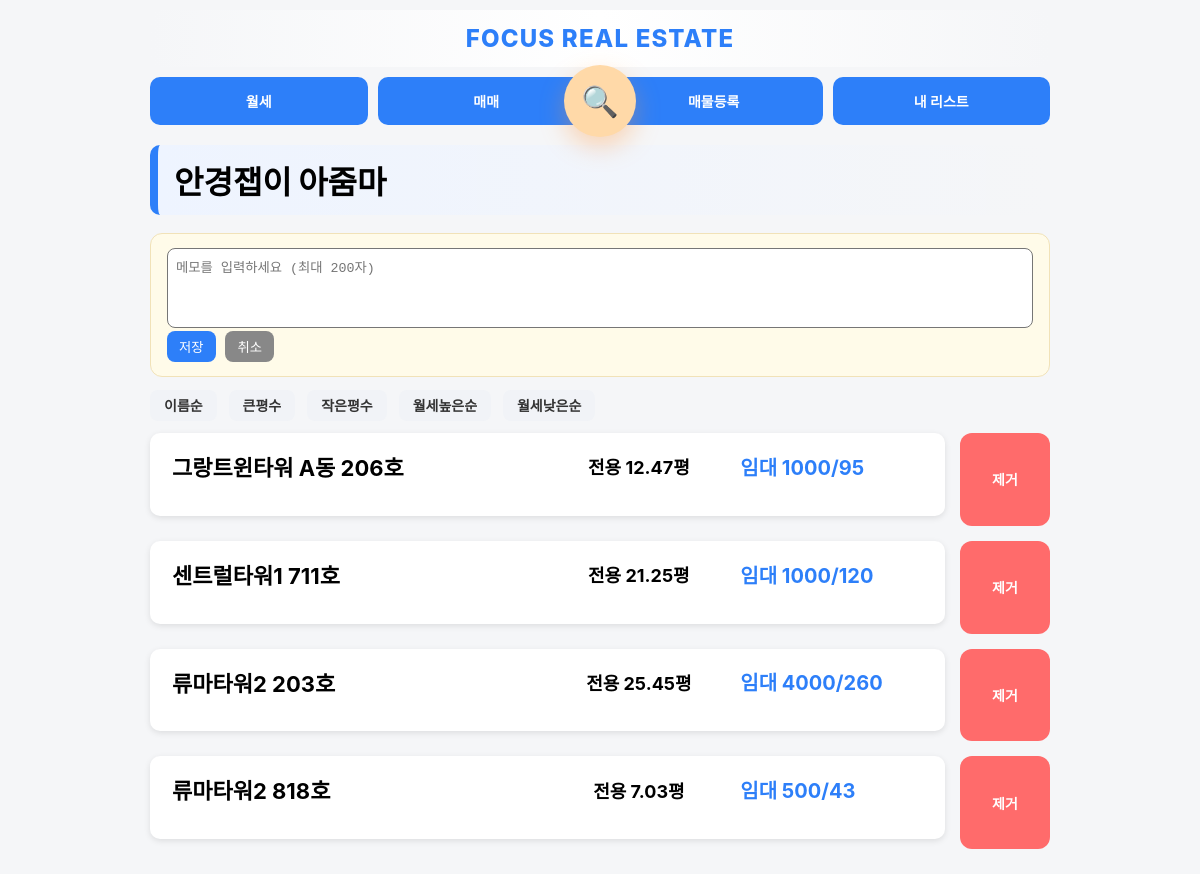
The app's page /collections/3 (signed in), older data.
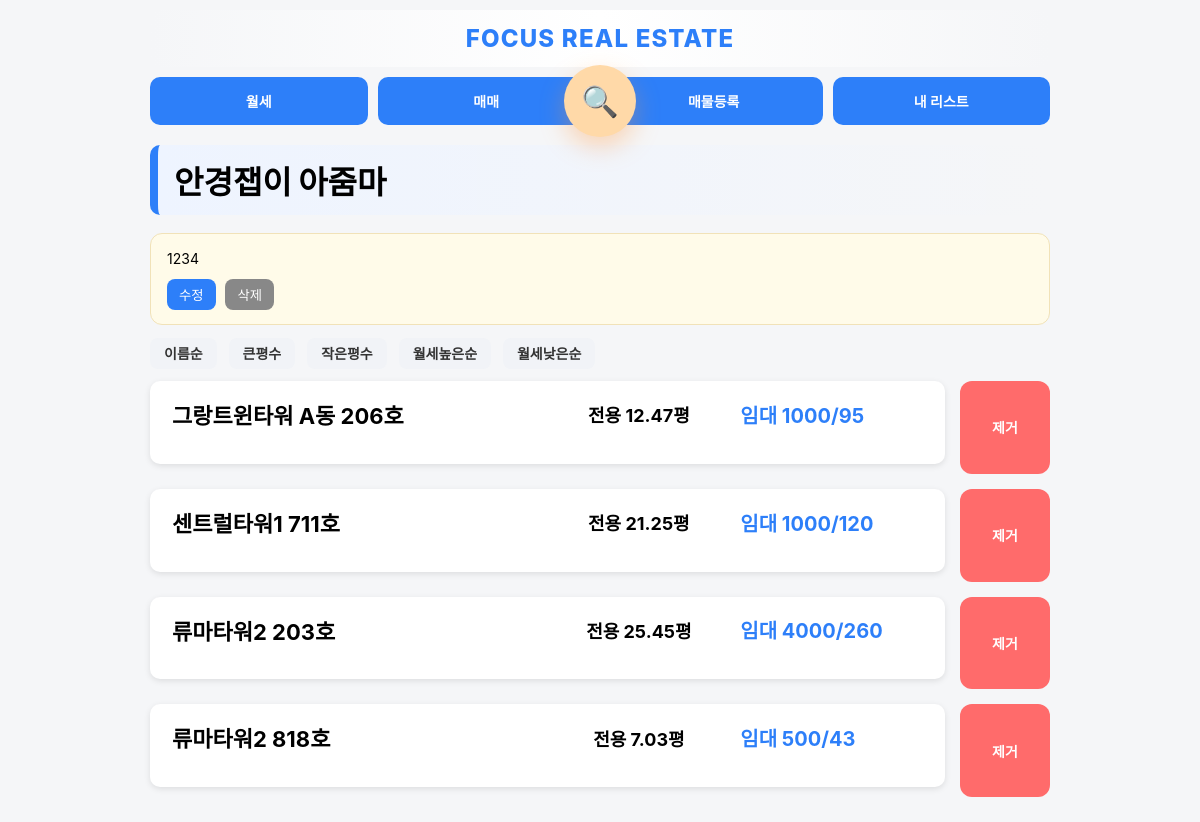
The same page, newer data.
### app.py (models this page shows)
class Collection(db.Model):
    id = db.Column(db.Integer, primary_key=True)
    title = db.Column(db.String(200))
    memo = db.Column(db.String(200))
    created_at = db.Column(db.String(50))

class Property(db.Model):
    status = db.Column(db.String(20), default='available')
    property_type = db.Column(db.String(50))
    id = db.Column(db.Integer, primary_key=True)
    building_name = db.Column(db.String(200))
    exclusive_area = db.Column(db.Float)
    contract_area = db.Column(db.Float)
    deposit = db.Column(db.Integer)
    rent = db.Column(db.Integer)
    sale_price = db.Column(db.Integer)
    category = db.Column(db.String(20))
    status = db.Column(db.String(20), default='available')

### app.py (the view, shortened to what this page needs)
@app.route("/collections/<int:id>")
@login_required
def collection_detail(id):
    collection = Collection.query.get(id)
    sort = request.args.get("sort", "")
    items = CollectionItem.query.filter_by(collection_id=id).all()
    properties = []
    for item in items:
        p = Property.query.get(item.property_id)
        if p:
            p.collection_item_id = item.id
            properties.append(p)
    if sort == "name":
        properties = sorted(properties, key=lambda x: x.building_name)
    elif sort == "area_desc":
        properties = sorted(properties, key=lambda x: x.exclusive_area, reverse=True)
    elif sort == "area_asc":
        properties = sorted(properties, key=lambda x: x.exclusive_area)
    elif sort == "rent_desc":
        properties = sorted(properties, key=lambda x: x.rent, reverse=True)
    elif sort == "rent_asc":
        properties = sorted(properties, key=lambda x: x.rent)
    return render_template(
        "collection_detail.html",
        collection=collection,
        properties=properties,
        sort=sort
    )

### app.py (called while the page is built)
@login_manager.user_loader
def load_user(user_id):
    return User.query.get(int(user_id))

### templates/collection_detail.html (shortened to what this page needs)
{% extends "base.html" %}
{% block content %}
<div class="section-title">{{ collection.title }}</div>
<div class="memo-card">
    <div id="memo-view" {% if not collection.memo %}style="display:none"{% endif %}>
        <div class="memo-text" id="memo-text">{{ collection.memo }}</div>
        <div class="memo-actions">
            <button onclick="editMemo()">수정</button>
            <button onclick="deleteMemo()">삭제</button>
        </div>
    </div>
    <div id="memo-edit" {% if collection.memo %}style="display:none"{% endif %}>
        <textarea id="memo-input" class="memo-input" maxlength="200"
placeholder="메모를 입력하세요 (최대 200자)">{{ collection.memo or '' }}</textarea>
        <div class="memo-actions">
            <button onclick="saveMemo()">저장</button>
            <button onclick="cancelMemo()">취소</button>
        </div>
    </div>
</div>
<div class="sort-bar">
    <a href="?sort=name">이름순</a>
    <a href="?sort=area_desc">큰평수</a>
    <a href="?sort=area_asc">작은평수</a>
    <a href="?sort=rent_desc">월세높은순</a>
    <a href="?sort=rent_asc">월세낮은순</a>
</div>
<div class="list-detail-container">
{% for p in properties %}
<div class="detail-row">
    <div class="card property-card" onclick="location.href='/property/{{ p.id }}?from_collection_id={{ collection.id }}'">
        <div class="property-header">
            <div class="property-title">{{ p.building_name }}</div>
            <div class="property-center">
                전용 {{ p.exclusive_area }}평
            </div>
            <div class="property-price">
                {% if p.deposit and p.rent %}
                    임대 {{ p.deposit }}/{{ p.rent }}
                {% else %}
                    매매 {{ p.sale_price }}
                {% endif %}
            </div>
        </div>
    </div>
    <div class="remove-wrap mobile-hide-remove" onclick="event.stopPropagation();">
    <a href="{{ url_for('remove_from_collection', collection_id=collection.id, property_id=p.id) }}" class="remove-btn">
        제거
    </a>
</div>
</div>
{% endfor %}
</div>
{% endblock %}

### templates/base.html (shortened to what this page needs)
<!DOCTYPE html>
<html>
<head>
</head>
<body>
<div class="container">
    <div class="site-header">
         FOCUS REAL ESTATE
    </div>
    <div class="menu-wrapper">
    <div class="menu">
        <a href="/?mode=rent">월세</a>
        <a href="/?mode=sale">매매</a>
        <a href="/register" class="pc-only">매물등록</a>
        <a href="/collections">내 리스트</a>
    </div>
    <a href="/search" class="search-fab" title="매물 검색">
        🔍
    </a>
</div>
{% block content %}
{% endblock %}
</div>
</body>
</html>

### templates/base.html (style rules this page uses)
.site-header { text-align: center; font-size: 24px; font-weight: 800; letter-spacing: 1.2px; padding: 14px 0; color: #2d7ff9; background: linear-gradient(to right, #f5f6f8, #ffffff, #f5f6f8); border-radius: 12px; margin-bottom: 10px; }
body { font-size: 14px; }
@media (min-width: 801px) { .menu { display: flex !important; flex-direction: row !important; justify-content: space-between !important; gap: 10px !important; } }
@media (min-width: 801px) { .menu a { flex: 1 !important; } }
body { font-family: "Pretendard", -apple-system, BlinkMacSystemFont, "Segoe UI", Roboto, sans-serif; margin: 0; padding: 0; background: #f5f6f8; }
.container { max-width: 900px; margin: 0 auto; padding: 10px; }
.menu { display: grid; grid-template-columns: repeat(3, 1fr); gap: 8px; margin-bottom: 15px; }
.menu a { text-align: center; padding: 14px 10px; background: #2d7ff9; color: white; border-radius: 10px; text-decoration: none; font-size: 14px; font-weight: bold; }
.card { background: white; padding: 12px; border-radius: 10px; margin-bottom: 10px; box-shadow: 0 2px 6px rgba(0,0,0,0.1); }
.menu-wrapper { position: relative; margin-bottom: 20px; }
.search-fab { position: absolute; left: 50%; top: 50%; transform: translate(-50%, -50%); width: 72px; height: 72px; border-radius: 50%; background: #ffd9a8; color: #ff8a00; display: flex; align-items: center; justify-content: center; font-size: 30px; text-decoration: none; box-shadow: 0 10px 25px rgba(255,150,60,0.35); transition: all 0.18s ease; z-index: 10; animation: floaty 2.4s ease-in-out infinite; }
.property-card { flex:1; display:flex; transition: transform 0.18s ease, box-shadow 0.18s ease; cursor: pointer; }
.property-card { background: #ffffff; }
.detail-row { display:flex; gap:14px; align-items:center; margin-top:14px; }
.detail-row > .card { display:flex; }
.detail-row { align-items:stretch; }
.property-card { height:100%; display:flex; }
.property-card { line-height:1.25; }

### templates/collection_detail.html (style rules this page uses)
.section-title { font-size: 32px; font-weight: 900; margin-bottom: 18px; padding: 12px 16px; border-radius: 10px; background: linear-gradient(to right, #eef4ff, transparent); border-left: 8px solid #2d7ff9; }
.sort-bar { margin-bottom: 18px; }
.sort-bar a { margin-right: 8px; padding: 7px 14px; border-radius: 8px; background: #f1f3f7; text-decoration: none; color: #333; font-weight: 600; transition: 0.15s; }
.detail-row { display: flex; gap: 15px; align-items: stretch; margin-bottom: 15px; }
.property-card { flex: 3; padding: 20px 22px; display:flex; align-items:center; height:100%; }
.remove-wrap { display:flex; align-items:stretch; min-width:90px; }
.remove-btn { background:#ff6b6b; color:white; border-radius:10px; text-decoration:none; font-weight:bold; white-space:nowrap; transition:.15s; height:100%; display:flex; align-items:center; justify-content:center; padding:0 16px; }
.property-header { display: grid; grid-template-columns: 2fr 1fr 1fr; align-items: center; gap: 10px; margin-bottom: 12px; width:100%; height:100%; }
.property-title { font-size: 22px; font-weight: bold; line-height: 1.4; }
.property-center { text-align: center; font-size: 18px; font-weight: bold; }
.property-price { font-size: 20px; font-weight: bold; color: #2d7ff9; }
.remove-btn { background: #ff6b6b; color: white; border-radius: 12px; text-decoration: none; font-weight: bold; transition: 0.15s; width:100%; height:auto; padding:12px 0; display:flex; align-items:center; justify-content:center; }
.memo-card { background: #fffbe9; border-radius: 12px; padding: 14px 16px; margin-bottom: 18px; border: 1px solid #f1e2b8; }
.memo-text { white-space: pre-wrap; line-height: 1.5; margin-bottom: 10px; }
.memo-actions button { margin-right: 6px; padding: 6px 12px; border-radius: 8px; border: none; background: #2d7ff9; color: white; cursor: pointer; }
.memo-actions button:last-child { background: #888; }

Row changes from the older to the newer data that the page shows:
changed Collection "안경잽이 아줌마": memo (not shown) → "1234"
Text that changed along with them:
text no longer shown: "저장 취소"
text now shown: "수정 삭제"
